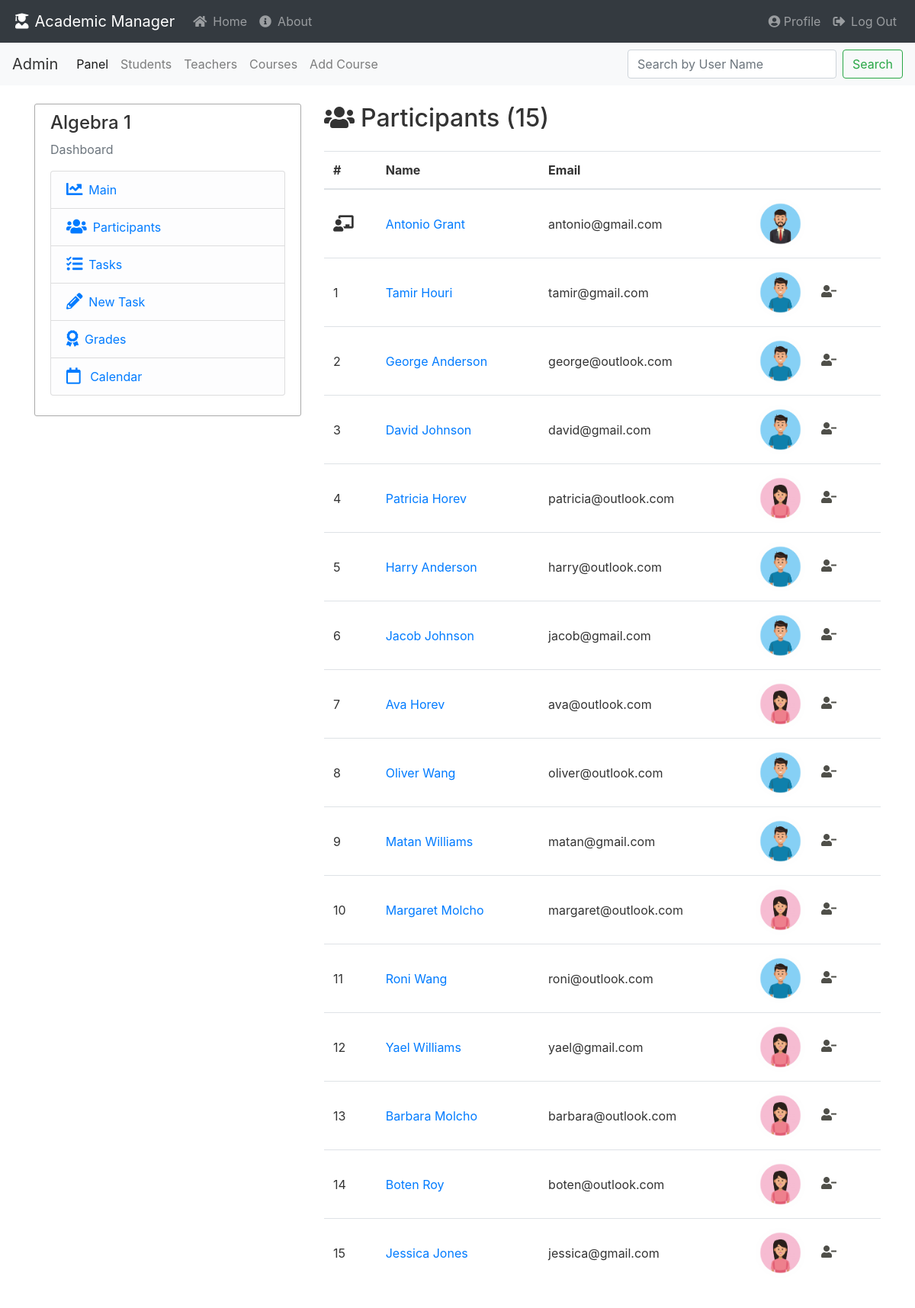
The app's page /courses/dashboard/1/participants (signed in) with its own data.
### academic_manager/models.py (models this page shows, shortened)
class Course(db.Model):
    id = db.Column(db.Integer, primary_key=True)
    course_name = db.Column(db.String(30), nullable=False)
    teacher_id = db.Column(db.Integer, db.ForeignKey('teacher.id'), nullable=False)
    enrollment = db.relationship('Enrollment', backref='course', lazy=True)
    task = db.relationship('Task', backref='course', lazy=True)

class User(db.Model, UserMixin):
    __table_name__ = 'user'
    id = db.Column(db.Integer, primary_key=True)
    email = db.Column(db.String(100), nullable=False, unique=True)
    first_name = db.Column(db.String(30), nullable=False)
    last_name = db.Column(db.String(30), nullable=False)
    password = db.Column(db.String(60), nullable=False)
    profile_img = db.Column(db.String(30), nullable=False, default='default/default.jpg')
    gender = db.Column(db.String(1), nullable=False)  # ['m','f']
    creation_date = db.Column(db.DateTime, nullable=False, default=datetime.now)
    last_seen = db.Column(db.DateTime, nullable=False, default=datetime.now)
    role = db.Column(db.String(100), nullable=False)
    __mapper_args__ = {
        'polymorphic_identity': 'user',
        'polymorphic_on': role
    }
    @property
    def full_name(self):
        return f"{self.first_name.capitalize()} {self.last_name.capitalize()}"
    @property
    def is_admin(self):
        return self.role == 'admin'

class Enrollment(db.Model):
    id = db.Column(db.Integer, primary_key=True)
    grade = db.Column(db.Integer, nullable=True)
    course_id = db.Column(db.Integer, db.ForeignKey('course.id'), nullable=False)
    student_id = db.Column(db.Integer, db.ForeignKey('student.id'), nullable=False)

### academic_manager/courses/routes.py (the view)
@courses.route("/dashboard/<int:course_id>/participants")
@login_required
def dashboard_participants(course_id):
    current_course = Course.query.get_or_404(course_id)
    return render_template("dashboard_participants.html", course=current_course)

### academic_manager/models.py (called while the page is built)
@login_manager.user_loader
def load_user(user_id):
    return User.query.get(user_id)

### academic_manager/courses/templates/dashboard_participants.html
{% extends "course_dashboard_layout.html" %}
{% block dashboard %}
<h2 class="mb-4"><i class="fas fa-users mr-2"></i>Participants ({{ course.enrollment|length }})</h2>
<table class="table" style="width: 100%;">
    <thead>
    <tr>
        <th scope="col">#</th>
        <th scope="col">Name</th>
        <th scope="col">Email</th>
        <th scope="col"></th>
    </tr>
    </thead>
    <tbody>
    <tr>
        {% set teacher = course.lecturer %}
        <td scope="row" style="vertical-align: middle;"><i class="fas fa-chalkboard-teacher fa-lg"></i></td>
        <td scope="row" style="vertical-align: middle;">
            <a href="{{ url_for('teachers.watch_teacher', user_id=teacher.id)
                         if current_user.is_admin
                         else url_for('main.profile', user_id=teacher.id)}}">
                {{ teacher.full_name }}</a>
        </td>
        <td scope="row" style="vertical-align: middle;">{{ teacher.email }}</td>
        <td scope="row" style="vertical-align: middle;">
            <img class="rounded-circle article-img"
                 src="{{ url_for('static', filename='profile_pics/' + teacher.profile_img) }}">
        </td>
    </tr>
    {% for enroll in course.enrollment %}
    {% set student = enroll.student %}
    <tr>
        <td scope="row" style="vertical-align: middle;">{{ loop.index }}</td>
        <td scope="row" style="vertical-align: middle;">
            <a href="{{ url_for('students.watch_student', user_id=student.id)
                                if current_user.is_admin or current_user.is_teacher
                                else url_for('main.profile', user_id=student.id)}}">
                {{ student.full_name }}</a>
        </td>
        <td scope="row" style="vertical-align: middle;">{{ student.email }}</td>
        <td scope="row" style="vertical-align: middle;">
            <img class="rounded-circle article-img"
                 src="{{ url_for('static', filename='profile_pics/' + student.profile_img) }}">
            {% if current_user.is_admin or current_user == course.lecturer %}
            <a class="my-btn btn-del"
               href="{{ url_for('students.remove_enrollment',
                   user_id=student.id, enrollment_id=enroll.id) }}">
                <i class="fas fa-user-minus"></i>
            </a>
            {% endif %}
        </td>
    </tr>
    {% endfor %}
    </tbody>
</table>
{% endblock dashboard %}

### academic_manager/courses/templates/course_dashboard_layout.html (shortened to what this page needs)
{% extends "base.html" %}
{% block content %}
<div class="row">
    <div class="col-md-4">
        <div class="content-section">
            <h4>{{ course.course_name }}</h4>
            <p class='text-muted'>Dashboard</p>
            <ul class="list-group">
                <li class="list-group-item list-group-item-light">
                    <a href="{{ url_for('courses.course_dashboard', course_id=course.id) }}">
                        <i class="fas fa-chart-line fa-lg mr-2"></i>Main</a>
                </li>
                <li class="list-group-item list-group-item-light">
                    <a href="{{ url_for('courses.dashboard_participants', course_id=course.id) }}">
                        <i class="fas fa-users fa-lg mr-2"></i>Participants</a>
                </li>
                <li class="list-group-item list-group-item-light">
                    <a href="{{ url_for('courses.dashboard_view_tasks', course_id=course.id) }}">
                        <i class="fas fa-tasks fa-lg mr-2"></i>Tasks</a>
                </li>
                {% if current_user.is_admin or current_user.is_teacher %}
                <li class="list-group-item list-group-item-light">
                    <a href="{{ url_for('courses.dashboard_add_tasks', course_id=course.id) }}">
                        <i class="fas fa-pencil-alt fa-lg mr-2"></i>New Task</a>
                </li>
                <li class="list-group-item list-group-item-light">
                    <a href="{{ url_for('courses.dashboard_update_grades', course_id=course.id) }}">
                        <i class="fas fa-award fa-lg mr-2"></i>Grades</a>
                </li>
                {% endif %}
                <li class="list-group-item list-group-item-light">
                    <a href="#">
                        <i class="far fa-calendar fa-lg mr-2"></i> Calendar</a>
                </li>
            </ul>
        </div>
    </div>
    <div class="col-md-8">
        {% block dashboard %}{% endblock %}
    </div>
</div>
{% endblock content %}

### academic_manager/static/styles/main.css (style rules this page uses)
body { background: #ffffff; color: #333333; }
.content-section { background: #ffffff; padding: 10px 20px; border: 1px solid #aaaaaa; border-radius: 3px; margin-bottom: 20px; }
.my-btn { color: #4f4f49; }
.article-img { height: 65px; width: 65px; margin-right: 16px; }

### academic_manager/templates/base.html (style rules this page uses)
body { background: #ffffff; color: #333333; }
.content-section { background: #ffffff; padding: 10px 20px; border: 1px solid #aaaaaa; border-radius: 3px; margin-bottom: 20px; }
.my-btn { color: #4f4f49; }
.article-img { height: 65px; width: 65px; margin-right: 16px; }

### records on screen
Course: course_name "Algebra 1"
User: full_name "Antonio Grant", email "antonio@gmail.com", profile_img (picture)
Enrollment: profile_img (picture)
User: full_name "Tamir Houri", email "tamir@gmail.com"
Enrollment: profile_img (picture)
User: full_name "George Anderson", email "george@outlook.com"
Enrollment: profile_img (picture)
User: full_name "David Johnson", email "david@gmail.com"
Enrollment: profile_img (picture)
User: full_name "Patricia Horev", email "patricia@outlook.com"
Enrollment: profile_img (picture)
User: full_name "Harry Anderson", email "harry@outlook.com"
Enrollment: profile_img (picture)
User: full_name "Jacob Johnson", email "jacob@gmail.com"
Enrollment: profile_img (picture)
User: full_name "Ava Horev", email "ava@outlook.com"
Enrollment: profile_img (picture)
User: full_name "Oliver Wang", email "oliver@outlook.com"
Enrollment: profile_img (picture)
User: full_name "Matan Williams", email "matan@gmail.com"
Enrollment: profile_img (picture)
User: full_name "Margaret Molcho", email "margaret@outlook.com"
Enrollment: profile_img (picture)
User: full_name "Roni Wang", email "roni@outlook.com"
Enrollment: profile_img (picture)
User: full_name "Yael Williams", email "yael@gmail.com"
Enrollment: profile_img (picture)
User: full_name "Barbara Molcho", email "barbara@outlook.com"
Enrollment: profile_img (picture)
User: full_name "Boten Roy", email "boten@outlook.com"
Enrollment: profile_img (picture)
User: full_name "Jessica Jones", email "jessica@gmail.com"

### other values on screen
{{ course.enrollment|length }} "15"
